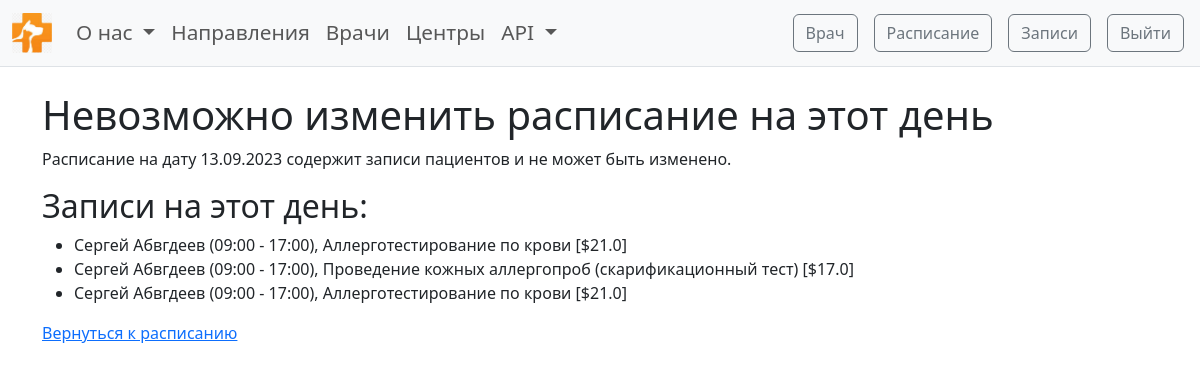
The page /doctors/schedule/update/12/ (signed in) on the database its author committed.
### doctors/models.py (models this page shows, shortened)
class DoctorSchedule(models.Model):
    doctor = models.ForeignKey(DoctorProfile, on_delete=models.CASCADE)
    date = models.DateField(default=date.today() + timedelta(days=1))
    start_time = models.TimeField(default='09:00')
    end_time = models.TimeField(default='17:00')
    class Meta:
        unique_together = ('doctor', 'date')

### orders/models.py (models this page shows)
class Order(models.Model):
    patient = models.ForeignKey(PatientProfile, on_delete=models.CASCADE)
    service = models.ForeignKey(Service, on_delete=models.CASCADE)
    doctor_schedule = models.ForeignKey(DoctorSchedule, on_delete=models.CASCADE)
    status = models.CharField(
        max_length=50,
        choices=[
            ('pending', 'Ожидает выполнения'),
            ('completed', 'Выполнен'),
            ('cancelled', 'Отменен'),
        ],
        default='pending'
    )

### patients/models.py (models this page shows, shortened)
class PatientProfile(models.Model):
    user = models.OneToOneField(User, on_delete=models.CASCADE)
    date_of_birth = models.DateField(
        validators=[MinValueValidator(date(1900, 1, 1)), MaxValueValidator(date.today())]
    )
    phone_number = models.CharField(max_length=20)
    address = models.CharField(max_length=100)

### services/models.py (models this page shows, shortened)
class Service(models.Model):
    name = models.CharField(max_length=100)
    subcategory = models.ForeignKey(SubCategory, on_delete=models.CASCADE)
    price = models.FloatField(validators=[MinValueValidator(0.0), MaxValueValidator(999999999)])

### doctors/views.py (the view, shortened to what this page needs)
# urls.py: path('schedule/update/<int:pk>/', update_schedule, name='update_schedule'),
@permission_required('doctors.change_doctorschedule')
def update_schedule(request, pk):
    schedule = DoctorSchedule.objects.get(pk=pk)
    orders_on_schedule = Order.objects.filter(doctor_schedule=schedule)
    if orders_on_schedule.exists():
        return render(request, 'doctors/cannot_modify_schedule.html',
                      {'schedule': schedule, 'orders': orders_on_schedule})

### doctors/templates/doctors/cannot_modify_schedule.html (shortened to what this page needs)
{% extends 'base.html' %}
{% block content %}
    <h1>Невозможно изменить расписание на этот день</h1>
    <p>Расписание на дату {{ schedule.date|date:"d.m.Y" }} содержит записи пациентов и не может быть изменено.</p>
    <h2>Записи на этот день:</h2>
    <ul>
        {% for order in orders %}
            <li>{{ order.patient.user.get_full_name }}
                ({{ order.doctor_schedule.start_time|date:"H:i" }} - {{ order.doctor_schedule.end_time|date:"H:i" }}),
                {{ order.service.name }} [${{ order.service.price }}]</li>
        {% endfor %}
    </ul>
    <a href="{% url 'doctor_schedule' %}">Вернуться к расписанию</a>
{% endblock %}

### rows shown on the page
DoctorSchedule: date "13.09.2023"
Order: patient.user.get_full_name "Сергей Абвгдеев", doctor_schedule.start_time "09:00", doctor_schedule.end_time "17:00", service.name "Аллерготестирование по крови", service.price "21.0"
Order: patient.user.get_full_name "Сергей Абвгдеев", doctor_schedule.start_time "09:00", doctor_schedule.end_time "17:00", service.name "Проведение кожных аллергопроб (скарификационный тест)", service.price "17.0"
Order: patient.user.get_full_name "Сергей Абвгдеев", doctor_schedule.start_time "09:00", doctor_schedule.end_time "17:00", service.name "Аллерготестирование по крови", service.price "21.0"
